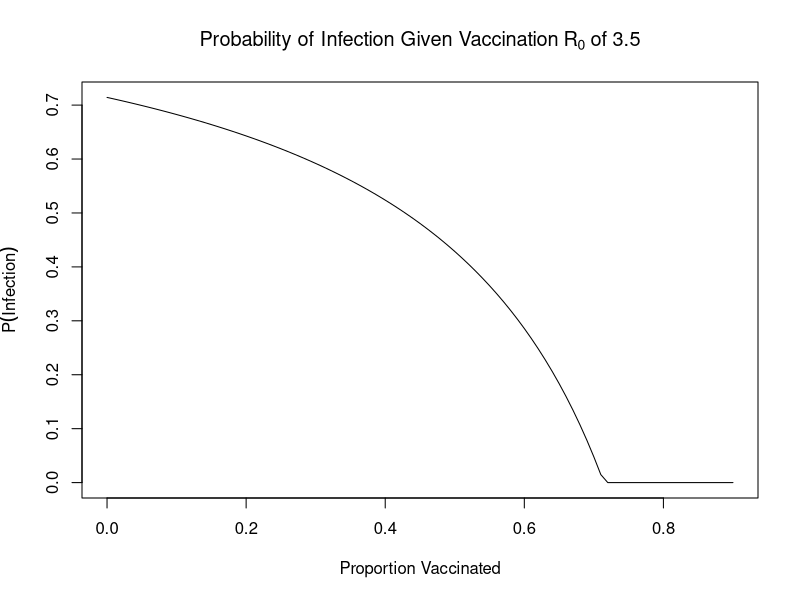
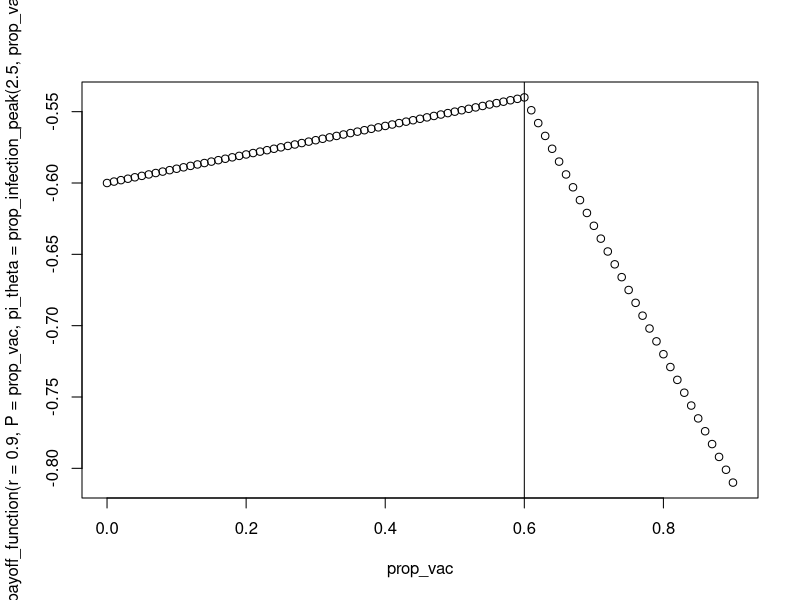
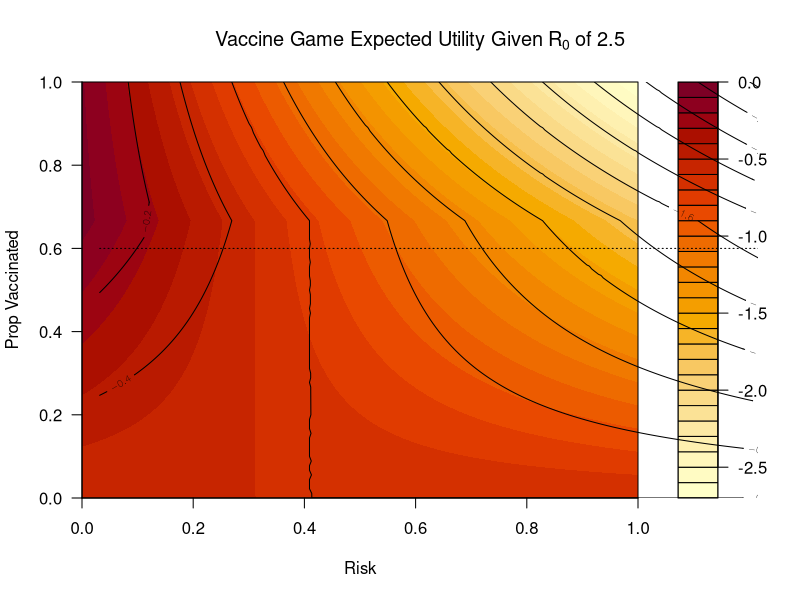

Recreate these plots in R, in order. (Note: this script raises an error after producing the figures.)
r0 <- seq(1,3,.5)


s <- 10000

prop_vac <- seq(0,.9,.01)

at_peak <- 1/r0

prop_infection_peak <- function(r0, prop_vac){
	
	new_r0 <- r0 * (1-prop_vac)
	
	frac_infected <- 1-1/new_r0
	
	frac_infected[frac_infected<0]<-0
	
	frac_infected
}
prop_infection_peak(5,.5)

risk_ratio <- .01/.001

hht <- function(r0){
	1-1/r0
}

# Optimise -rP - pi_theta (1-p) 
# vaccinate at Prob P where
# r is risk ratio of perceived risk
# pi_theta is infection risk at fraction theta vaccinated

plot(prop_vac, prop_infection_peak(r0 = 3.5, prop_vac =prop_vac ),type = "l",
		 ylab = expression(P(Infection)),
		 xlab = "Proportion Vaccinated")
title(expression("Probability of Infection Given Vaccination"~ R[0]~of~"3.5",
								 adj=1))

payoff_function <- function(r, P, pi_theta){
	-r * P - (pi_theta * (1-P))
}

plot(prop_vac, payoff_function(r = .9,P = prop_vac,
										 pi_theta = prop_infection_peak(2.5,prop_vac)))
abline(v = hht(2.5))

p <- .1
out <- vector(mode = "numeric")
risk <- seq(.1,3,by = .01)

out_matrix <- matrix(data = NA, nrow = length(risk), ncol = length(prop_vac))
for(i in seq_along(risk)){
	for(j in seq_along(prop_vac)){
		out_matrix[i,j]<-payoff_function(r = risk[i],P = prop_vac[j],
														pi_theta = prop_infection_peak(2.5,prop_vac[j]))
	}
}
hht(2.5)

rownames(out_matrix) <- risk
colnames(out_matrix) <- prop_vac
filled.contour(out_matrix, xlab = "Risk", ylab = "Prop Vaccinated")
contour(out_matrix, add = TRUE)
abline(h = hht(2.5), lty = 3)
title(expression("Vaccine Game Expected Utility Given"~R[0]~of~2.5))
plot(prop_vac,out)
abline(v = hht(3))
abline(h = max(out), lty = 3)
